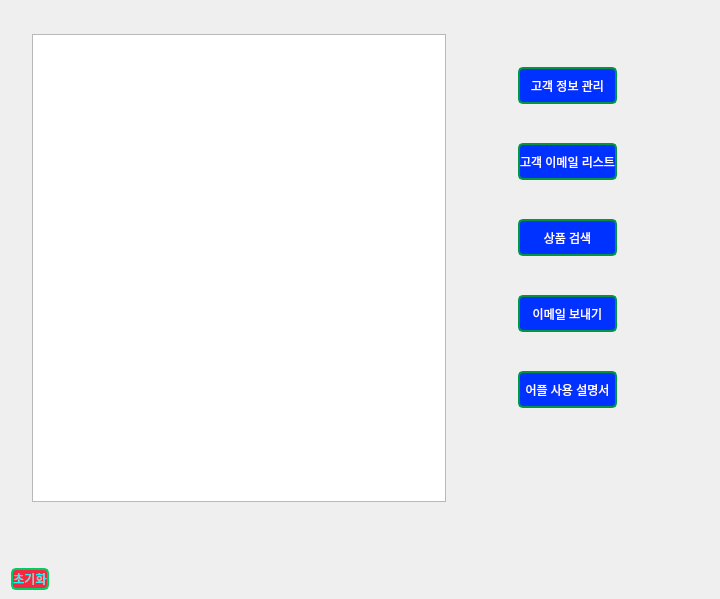
<?xml version="1.0" encoding="UTF-8"?>
<ui version="4.0">
 <class>MainWindow</class>
 <widget class="QMainWindow" name="MainWindow">
  <property name="geometry">
   <rect>
    <x>0</x>
    <y>0</y>
    <width>720</width>
    <height>599</height>
   </rect>
  </property>
  <property name="minimumSize">
   <size>
    <width>720</width>
    <height>599</height>
   </size>
  </property>
  <property name="windowTitle">
   <string>스펨메일 - AI04B</string>
  </property>
  <property name="windowIcon">
   <iconset>
    <normaloff>아이콘.png</normaloff>아이콘.png</iconset>
  </property>
  <property name="toolTip">
   <string/>
  </property>
  <property name="styleSheet">
   <string notr="true">QPushButton{
	color: rgb(0, 255, 255);
	background-color:  rgb(0, 135, 255);
	border: 2px solid rgb(0, 204, 100);
	border-radius: 5px;
}
QPushButton:pressed { background-color:rgb(35, 200, 100) }

#centralwidget
{
	background:url(&quot;C:/Users/KB/Desktop/sss/python_work/pythonProject/배경11.png&quot;)
	
}</string>
  </property>
  <widget class="QWidget" name="centralwidget">
   <layout class="QGridLayout" name="gridLayout_2">
    <property name="leftMargin">
     <number>11</number>
    </property>
    <item row="0" column="1">
     <layout class="QGridLayout" name="gridLayout">
      <property name="leftMargin">
       <number>21</number>
      </property>
      <property name="topMargin">
       <number>25</number>
      </property>
      <property name="rightMargin">
       <number>53</number>
      </property>
      <property name="bottomMargin">
       <number>60</number>
      </property>
      <item row="0" column="0">
       <widget class="QTextBrowser" name="list">
        <property name="readOnly">
         <bool>true</bool>
        </property>
        <property name="openLinks">
         <bool>true</bool>
        </property>
       </widget>
      </item>
      <item row="0" column="1">
       <layout class="QVBoxLayout" name="verticalLayout">
        <property name="leftMargin">
         <number>66</number>
        </property>
        <property name="rightMargin">
         <number>41</number>
        </property>
        <property name="bottomMargin">
         <number>60</number>
        </property>
        <item>
         <widget class="QPushButton" name="pushButton">
          <property name="enabled">
           <bool>true</bool>
          </property>
          <property name="minimumSize">
           <size>
            <width>45</width>
            <height>37</height>
           </size>
          </property>
          <property name="baseSize">
           <size>
            <width>0</width>
            <height>0</height>
           </size>
          </property>
          <property name="styleSheet">
           <string notr="true">QPushButton{
	color: white;
	background-color:  rgb(0, 50, 255);
	border: 2px solid rgb(0, 150, 70);
	border-radius: 5px;
}</string>
          </property>
          <property name="text">
           <string>고객 정보 관리</string>
          </property>
          <property name="checkable">
           <bool>false</bool>
          </property>
          <property name="checked">
           <bool>false</bool>
          </property>
         </widget>
        </item>
        <item>
         <widget class="QPushButton" name="pushButton_2">
          <property name="minimumSize">
           <size>
            <width>45</width>
            <height>37</height>
           </size>
          </property>
          <property name="styleSheet">
           <string notr="true">QPushButton{
	color: white;
	background-color:  rgb(0, 50, 255);
	border: 2px solid rgb(0, 150, 70);
	border-radius: 5px;
}</string>
          </property>
          <property name="text">
           <string>고객 이메일 리스트</string>
          </property>
         </widget>
        </item>
        <item>
         <widget class="QPushButton" name="pushButton_3">
          <property name="minimumSize">
           <size>
            <width>45</width>
            <height>37</height>
           </size>
          </property>
          <property name="styleSheet">
           <string notr="true">QPushButton{
	color: white;
	background-color:  rgb(0, 50, 255);
	border: 2px solid rgb(0, 150, 70);
	border-radius: 5px;
}</string>
          </property>
          <property name="text">
           <string>상품 검색</string>
          </property>
         </widget>
        </item>
        <item>
         <widget class="QPushButton" name="pushButton_4">
          <property name="minimumSize">
           <size>
            <width>45</width>
            <height>37</height>
           </size>
          </property>
          <property name="styleSheet">
           <string notr="true">QPushButton{
	color: white;
	background-color:  rgb(0, 50, 255);
	border: 2px solid rgb(0, 150, 70);
	border-radius: 5px;
}</string>
          </property>
          <property name="text">
           <string>이메일 보내기</string>
          </property>
         </widget>
        </item>
        <item>
         <widget class="QPushButton" name="pushButton_6">
          <property name="minimumSize">
           <size>
            <width>45</width>
            <height>37</height>
           </size>
          </property>
          <property name="styleSheet">
           <string notr="true">QPushButton{
	color: white;
	background-color:  rgb(0, 50, 255);
	border: 2px solid rgb(0, 150, 70);
	border-radius: 5px;
}</string>
          </property>
          <property name="text">
           <string>어플 사용 설명서</string>
          </property>
         </widget>
        </item>
       </layout>
      </item>
     </layout>
    </item>
    <item row="1" column="1">
     <widget class="QPushButton" name="pushButton_5">
      <property name="sizePolicy">
       <sizepolicy hsizetype="Maximum" vsizetype="Maximum">
        <horstretch>10</horstretch>
        <verstretch>3</verstretch>
       </sizepolicy>
      </property>
      <property name="minimumSize">
       <size>
        <width>10</width>
        <height>5</height>
       </size>
      </property>
      <property name="sizeIncrement">
       <size>
        <width>0</width>
        <height>0</height>
       </size>
      </property>
      <property name="layoutDirection">
       <enum>Qt::LeftToRight</enum>
      </property>
      <property name="styleSheet">
       <string notr="true">QPushButton{
	color: rgb(0, 255, 255);
	background-color:  rgb(244, 41, 65);
	border: 2px solid rgb(0, 204, 100);
	border-radius: 5px;
}</string>
      </property>
      <property name="text">
       <string>초기화</string>
      </property>
     </widget>
    </item>
   </layout>
  </widget>
 </widget>
 <resources/>
 <connections/>
</ui>
